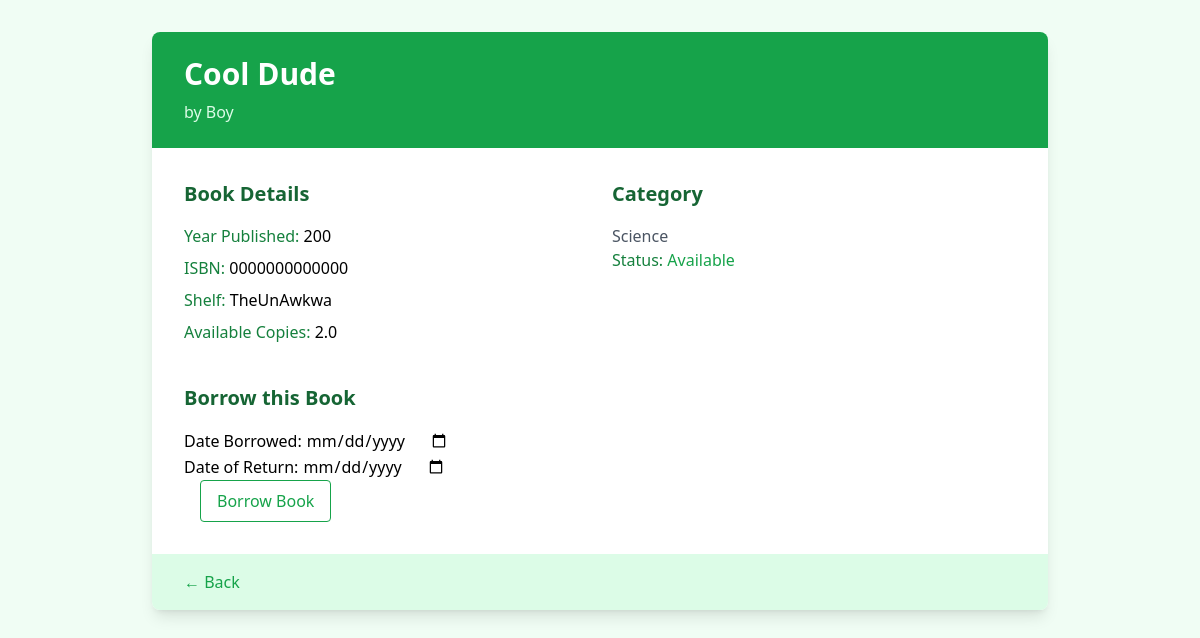
Page /books/book_borrow/1 (signed in) on the committed database.
### books/models.py (models this page shows, shortened)
class Book(models.Model):
    Title=models.CharField(max_length=100)
    Author=models.CharField(max_length=100)
    Category=models.CharField(max_length=100, choices=[
    ("A", "General Works"),
    ("B", "Philosophy, Psychology, Religion"),
    ("C", "Auxiliary Sciences of History"),
    ("D", "World History and History of Europe, Asia, Africa, Australia, New Zealand, etc."),
    ("E", "History of America"),
    ("F", "History of the Americas"),
    ("G", "Geography, Anthropology, and Recreation"),
    ("H", "Social Sciences"),
    ("J", "Political Science"),
    ("K", "Law"),
    ("K", "Journals and reference books"),
    ("KA", "Jurisprudence"),
    ("KB", "General and comparative law"),
    ("KC", "International law"),
    ("KD", "Religious legal systems"),
    ("KE", "Ancient and medieval law"),
    ("KF-KN", "Common law"),
    ("KF", "British Isles"),
    ("KG", "Canada, US, West Indies"),
    ("KH", "Australia, New Zealand"),
    ("KL", "General"),
    ("KM", "Public law"),
    ("KN", "Private law"),
    ("KP", "Preferred jurisdiction"),
    ("KR", "Africa"),
    ("KS", "Latin America"),
    ("KT", "Asia and Pacific"),
    ("KV", "Europe"),
    ("KW", "European Community Law (alternative)"),
    ("KZ", "Non-legal subjects"),
    ("L", "Education"),
    ("M", "Music"),
    ("N", "Fine Arts"),
    ("P", "Language and Literature"),
    ("Q", "Science"),
    ("R", "Medicine"),
    ("S", "Agriculture"),
    ("T", "Technology"),
    ("U", "Military Science"),
    ("V", "Naval Science"),
    ("Z", "Bibliography, Library Science, and General Information Resources")
], default="Science")
    Year_Released=models.IntegerField()
    Edition=models.CharField(max_length=10)
    Shelf_Number=models.CharField(max_length=20)
    ISBN_Number=models.CharField(max_length=13, default="0000000000000",null=True)
    Number_of_Copies=models.DecimalField(max_digits=100,decimal_places=1)

### books/views.py (the view, shortened to what this page needs)
# urls.py: path("book_borrow/<int:book_id>", book_borrow_page, name="book_borrow_page"),
def book_borrow_page(request, book_id):
    if request.user.is_authenticated:
        strike=0
        form = Borrow_Form()
        return render(request, "books/book_borrow.html", {"book": Book.objects.get(id=book_id), "form": form})
    else:
        messages.success(request, "Please login first")
        return redirect("student_login_page")

### books/forms.py
class Borrow_Form(forms.ModelForm):
    Borrowed_Date = forms.DateField(
        label='Date Borrowed',
        required=True,
         widget=forms.DateInput(format="%Y-%m-%d", attrs={"type": "date",'placeholder': 'd',
            'required': True,}),
        input_formats=["%Y-%m-%d"]
    )
    Return_Date = forms.DateField(
        label='Date of Return',
        required=True,
        widget=forms.DateInput(format="%Y-%m-%d", attrs={"type": "date"}),
        input_formats=["%Y-%m-%d"]
    )
    class Meta:
        model=Borrowed_Book
        fields=("Borrowed_Date", "Return_Date")

### books/templates/books/book_borrow.html (shortened to what this page needs)
<!DOCTYPE html>
<html lang="en">
<head>
    <script src="https://cdn.tailwindcss.com"></script>
</head>
<body class="bg-green-50">
    <div class="min-h-screen bg-green-50">
        <div class="container mx-auto px-4 py-8">
            <div class="max-w-4xl mx-auto bg-white rounded-lg shadow-lg overflow-hidden">
                <div class="bg-green-600 text-white py-6 px-8">
                    <h1 class="text-3xl font-bold">{{ book.Title }}</h1>
                    <p class="text-green-100 mt-2">by {{ book.Author }}</p>
                </div>
                <div class="p-8">
                    <div class="grid grid-cols-1 md:grid-cols-2 gap-6">
                        <div>
                            <h2 class="text-xl font-semibold text-green-800 mb-4">Book Details</h2>
                            <p class="mb-2"><span class="font-medium text-green-700">Year Published:</span> {{ book.Year_Released }}</p>
                            <p class="mb-2"><span class="font-medium text-green-700">ISBN:</span> {{ book.ISBN_Number }}</p>
                            <p class="mb-2"><span class="font-medium text-green-700">Shelf:</span> {{ book.Shelf_Number }}</p>
                            <p class="mb-2"><span class="font-medium text-green-700">Available Copies:</span> {{ book.Number_of_Copies }}</p>
                        </div>
                        <div>
                            <h2 class="text-xl font-semibold text-green-800 mb-4">Category</h2>
                            <p class="text-gray-600">{{ book.Category }}</p>
                            <p class="mb-2"><span class="font-medium text-green-700">Status:</span>
                                {% if book.Number_of_Copies > 0 %}
                                    <span class="text-green-600">Available</span>
                                {% else %}
                                    <span class="text-red-600">Checked Out</span>
                                {% endif %}
                            </p>
                        </div>
                    </div>
                    <div class="mt-8">
                        <h2 class="text-xl font-semibold text-green-800 mb-4">Borrow this Book</h2>
                        <form method="POST" action="{% url "book_borrow_page" book.id%}">
                            {% for field in form %}
                                <div class="form-group">
                                    {{ field.label_tag }}
                                    {{ field }}
                                </div>
                            {% endfor %}
                            <div class="form-group">
                                <input type="submit" value="Borrow Book" class="inline-block bg-white text-green-600 px-4 py-2 rounded border border-green-600 hover:bg-green-50 transition duration-300 ml-4">
                            </div>
                        </form>
                    </div>
                </div>
                <div class="bg-green-100 px-8 py-4">
                    <a href="{% url "book_view_page" book.id %}" class="text-green-600 hover:text-green-800 transition duration-300 ease-in-out">← Back</a>
                </div>
            </div>
        </div>
    </div>
</body>
</html>

### rows in the picture
Book: Title "Cool Dude", Author "Boy", Year_Released "200", ISBN_Number "0000000000000", Shelf_Number "TheUnAwkwa", Number_of_Copies "2.0", Category "Science"

### other values in the picture
{{ field.label_tag }} "Date Borrowed:" "Date of Return:"
